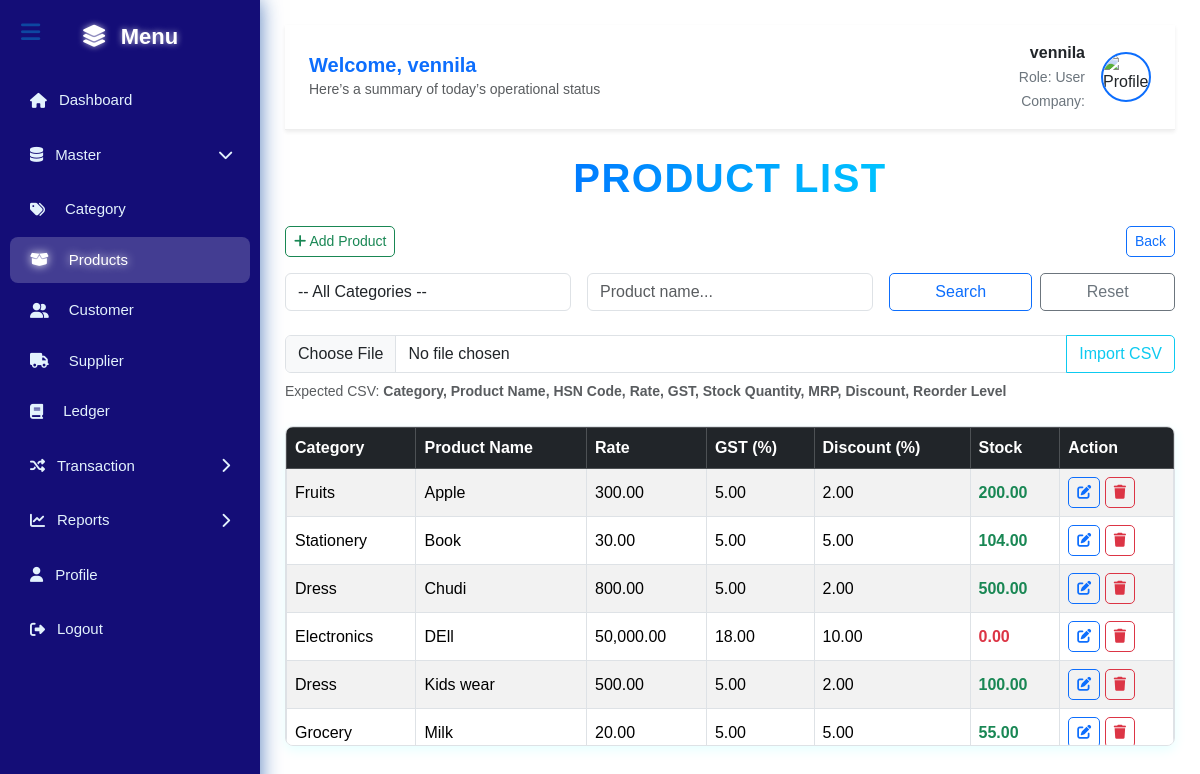
Page /products.php (signed in) on the committed database.
### tables this page shows
CREATE TABLE `products` (
  `product_id` int(11) NOT NULL,
  `category_id` int(11) DEFAULT NULL,
  `product_name` varchar(100) DEFAULT NULL,
  `category` varchar(100) NOT NULL,
  `rate` decimal(10,2) DEFAULT NULL,
  `discount` decimal(5,2) DEFAULT 0.00,
  `gst` decimal(5,2) DEFAULT 0.00,
  `hsn_code` varchar(50) DEFAULT NULL,
  `stock_quantity` decimal(10,2) DEFAULT NULL,
  `mrp` decimal(10,2) DEFAULT NULL,
  `reorder_level` decimal(10,2) DEFAULT NULL
);

CREATE TABLE `categories` (
  `category_id` int(11) NOT NULL,
  `category_name` varchar(100) DEFAULT NULL
);

### products.php (the view, shortened to what this page needs)
<?php
require_once 'config.php';
include 'header.php';
function getCurrentStock($pdo, $product_name) {
    $stmt = $pdo->prepare("SELECT stock_quantity FROM products WHERE product_name = ?");
    $stmt->execute([$product_name]);
    return $stmt->fetchColumn();
}
$params = [];
$sql = "
    SELECT p.product_id, p.product_name, p.rate, p.discount, p.gst, p.stock_quantity, c.category_name
    FROM products p
    LEFT JOIN categories c ON p.category = c.category_name
";
$sql .= " ORDER BY p.product_name ASC";
$products = $pdo->prepare($sql);
$products->execute($params);
$products = $products->fetchAll(PDO::FETCH_ASSOC);
?>
<div class="text-center my-4">
    <h2 class="product-heading fw-bold">
        Product List
    </h2>
</div>
              <div class="mb-3 d-flex justify-content-between flex-wrap gap-2">
                <a href="add_product.php" class="btn btn-outline-success btn-sm btn-custom"><i class="fa fa-plus"></i> Add Product</a>
                <a href="category.php" class="btn btn-outline-primary btn-sm btn-custom">Back</a>
            </div>
            <form method="get" class="row g-3 mb-4">
                <div class="col-md-4">
                    <select name="category" class="form-select">
                        <option value="">-- All Categories --</option>
                    </select>
                </div>
                <div class="col-md-4">
                    <input type="text" name="product_name" value="<?= htmlspecialchars($_GET['product_name'] ?? '') ?>" class="form-control" placeholder="Product name...">
                </div>
                <div class="col-md-4 d-flex gap-2">
                    <button type="submit" class="btn btn-outline-primary btn-custom flex-fill">Search</button>
                    <a href="products.php" class="btn btn-outline-secondary btn-custom flex-fill">Reset</a>
                </div>
            </form>
            <form method="post" enctype="multipart/form-data" class="mb-4">
                <div class="input-group">
                    <input type="file" name="product_csv" accept=".csv" class="form-control" required onchange="showCSVHint(this)">
                    <button type="submit" class="btn btn-outline-info btn-custom">Import CSV</button>
                </div>
                <small class="text-muted mt-2 d-block" id="csv-hint">
                    Expected CSV: <b>Category, Product Name, HSN Code, Rate, GST, Stock Quantity, MRP, Discount, Reorder Level</b>
                </small>
            </form>
            <div class="table-wrapper">
                <table class="table table-bordered table-striped align-middle mb-0">
                    <thead class="table-dark">
                        <tr>
                            <th>Category</th>
                            <th>Product Name</th>
                            <th>Rate</th>
                            <th>GST (%)</th>
                            <th>Discount (%)</th>
                            <th>Stock</th>
                            <th>Action</th>
                        </tr>
                    </thead>
                    <tbody>
                        <?php if ($products): foreach ($products as $p):
                            $current_stock = getCurrentStock($pdo, $p['product_name']);
                        ?>
                            <tr>
                                <td><?= htmlspecialchars($p['category_name']) ?></td>
                                <td><?= htmlspecialchars($p['product_name']) ?></td>
                                <td><?= number_format($p['rate'], 2) ?></td>
                                <td><?= number_format($p['gst'], 2) ?></td>
                                <td><?= number_format($p['discount'], 2) ?></td>
                                <td class="<?= ($current_stock <= 0) ? 'text-danger fw-bold' : 'text-success fw-bold' ?>">
                                    <?= number_format($current_stock, 2) ?>
                                </td>
                                <td>
                                    <a href="edit_product.php?id=<?= $p['product_id'] ?>" class="btn btn-outline-primary btn-sm btn-custom"><i class="fa fa-edit"></i></a>
                                    <a href="delete_product.php?id=<?= $p['product_id'] ?>" class="btn btn-outline-danger btn-sm btn-custom" onclick="return confirm('Are you sure?');"><i class="fa fa-trash"></i></a>
                                </td>
                            </tr>
                        <?php endforeach; else: ?>
                            <tr><td colspan="7" class="text-center text-muted">No products found.</td></tr>
                        <?php endif; ?>
                    </tbody>
                </table>
            </div>
<?php include 'footer.php'; ?>

### products.php (style rules this page uses)
.table-wrapper { max-height: 320px; overflow-y: auto; border: 1px solid #dee2e6; border-radius: 8px; background: #fff; box-shadow: 0 4px 12px rgba(0, 255, 255, 0.1); animation: fadeIn 1s ease-in; }
.table thead { position: sticky; top: 0; background: #343a40; color: #fff; }
.btn-custom { border-radius: 5px; transition: all 0.3s ease; }
.form-select { background: #fff !important; }
.product-heading { font-size: 2.5rem; font-weight: 700; text-transform: uppercase; background: linear-gradient(90deg, #007bff, #00c3ff, #007bff); -webkit-background-clip: text; -webkit-text-fill-color: transparent; background-size: 200%; letter-spacing: 1.5px; animation: textShine 4s ease-in-out infinite, fadeSlideIn 1s ease forwards; display: inline-block; margin: 0 auto; }

### rows in the picture
products: categories.category_name "Fruits", product_name "Apple", rate "300.00", gst "5.00", discount "2.00", current_stock "200.00"
products: category.category_name "Stationery", product_name "Book", rate "30.00", gst "5.00", discount "5.00", current_stock "104.00"
products: categories.category_name "Dress", product_name "Chudi", rate "800.00", gst "5.00", discount "2.00", current_stock "500.00"
products: category.category_name "Electronics", product_name "DEll", rate "50,000.00", gst "18.00", discount "10.00", current_stock "0.00"
products: categories.category_name "Dress", product_name "Kids wear", rate "500.00", gst "5.00", discount "2.00", current_stock "100.00"
products: categories.category_name "Grocery", product_name "Milk", rate "20.00", gst "5.00", discount "5.00", current_stock "55.00"

### other values in the picture
$name "vennila"
$role "User"
